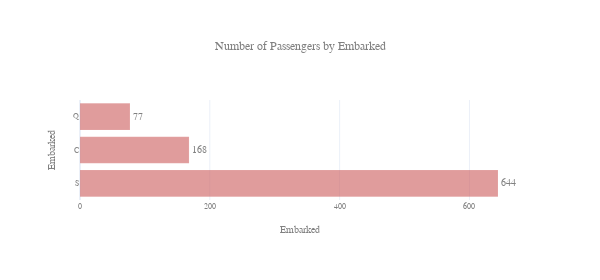

The code cell stored with this chart in its notebook:
### Code cell
inde_1 = df['Embarked'].value_counts()
fig = px.bar(
    inde_1, 
    y=inde_1.index,
    x=inde_1.values, 
    title='Number of Passengers by Embarked', 
    labels={'x':'Embarked', 'y':'Count'},
    #orientation='h',
    height=280,
    width=600,
   

    template='plotly_white',
    #staticPlot=True  
    # 
    color_continuous_scale='Viridis',
    text=inde_1.values,
    barmode='stack',
    opacity=0.8

    )
fig.update_layout(
    #yaxis={'categoryorder':'total ascending'}
    title_font_size=12,
    title_x=0.5,
    #plot_bgcolor='rgba(12,34,3,0.3)',
    #paper_bgcolor='rgba(12,34,3,0.1)',
    font = dict(family='arial', size=8, color='grey')
    
    )
fig.update_traces(
    textposition='outside', 
    textfont_size=10, 
    marker_color='indianred', 
    #marker_line_color='rgb(8,48,107)',
      marker_line_width=0.1, 
    marker_opacity=0.6,
    hovertemplate='Embarked: %{y}<br>Count: %{x}<extra></extra>',
    #width=0.5,
    #offset=0.2,

      
      )
fig.show(config={"staticPlot": True})

### Figure 1 — Plotly figure (JSON) as saved in the notebook; plotly's stock layout.template omitted (floating-point values rounded to 4 significant figures)
{"data": [{"hovertemplate": "Embarked: %{y}<br>Count: %{x}<extra></extra>", "legendgroup": "", "marker": {"color": "indianred", "line": {"width": 0.1}, "opacity": 0.6, "pattern": {"shape": ""}}, "name": "", "orientation": "h", "showlegend": false, "text": [644.0, 168.0, 77.0], "textfont": {"size": 10}, "textposition": "outside", "type": "bar", "x": [644, 168, 77], "xaxis": "x", "y": ["S", "C", "Q"], "yaxis": "y"}], "layout": {"barmode": "stack", "font": {"color": "grey", "family": "arial", "size": 8}, "height": 280, "legend": {"tracegroupgap": 0}, "title": {"font": {"size": 12}, "text": "Number of Passengers by Embarked", "x": 0.5}, "width": 600, "xaxis": {"anchor": "y", "domain": [0, 1], "title": {"text": "Embarked"}}, "yaxis": {"anchor": "x", "domain": [0, 1], "title": {"text": "Embarked"}}}}
